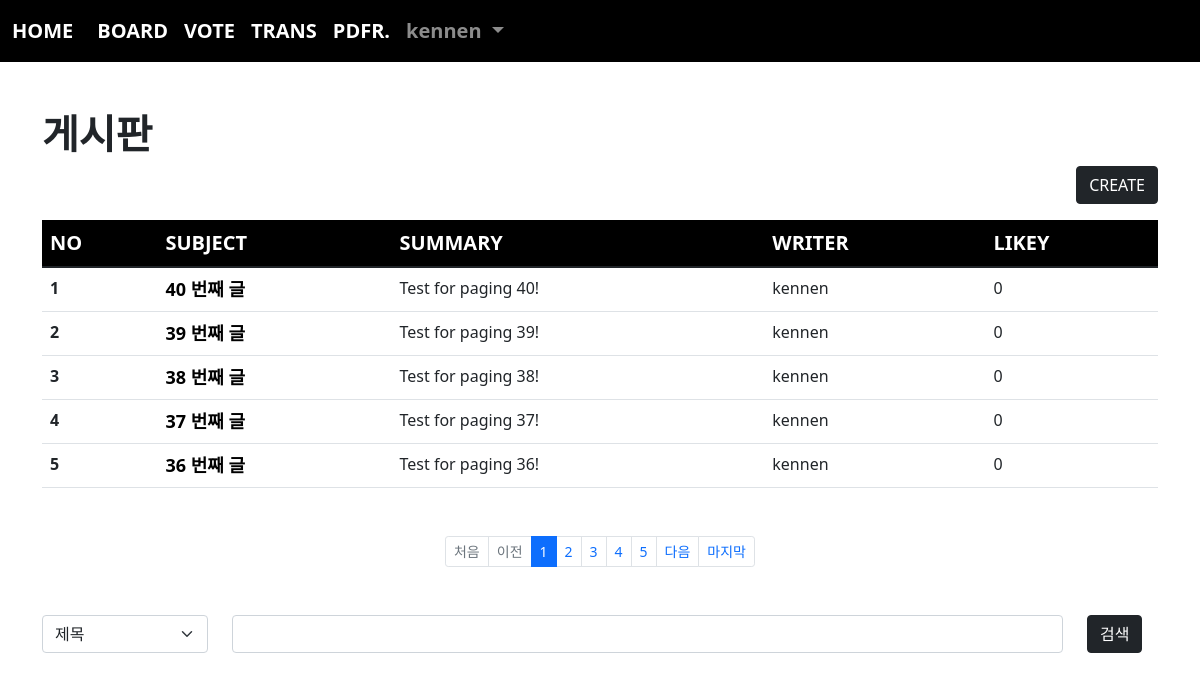
The page /board/index/ (signed in) on the database its author committed.
### acc/models.py (models this page shows, shortened)
class User(AbstractUser):
    comment = models.TextField()
    point = models.IntegerField(default=0)
    age = models.IntegerField(default=0)
    pic = models.ImageField(upload_to="user/%y/%m")

### board/models.py (models this page shows, shortened)
class Board(models.Model):
    subject = models.CharField(max_length=100)
    writer = models.ForeignKey(User, on_delete=models.CASCADE, related_name="writer")
    content = models.TextField()
    likey = models.ManyToManyField(User, blank=True, related_name="likey")
    pubdate = models.DateTimeField()
    def summary(self):
        if len(self.content) > 100:
            return f"{self.content[:100]}   ..."
        return self.content

### board/views.py (the view)
# urls.py: path('index/', views.index, name="index"),
def index(request):
    pg = request.GET.get("page", 1)
    cate = request.GET.get("cate", "")
    kw = request.GET.get("kw", "")
    if kw:
        if cate == "sub":
            b = Board.objects.filter(subject__startswith=kw)
        elif cate == "wri":
            try:
                from acc.models import User
                u = User.objects.get(username=kw)
                b = Board.objects.filter(writer=u)
            except:
                b = Board.objects.none()
        elif cate == "con":
            b = Board.objects.filter(content__contains=kw)
        else:
            b = Board.objects.all()
    else:
        b = Board.objects.all()
    b = b.order_by('-pubdate')
    pag = Paginator(b,5)
    obj = pag.get_page(pg)
    context = {
        "bset": obj,
        "cate": cate,
        "kw": kw
    }
    return render(request, "board/index.html", context)

### templates/board/index.html (shortened to what this page needs)
{% extends 'base.html' %}
{% block con %}
{% load mathfilters %}
    <div class="container mt-5 mb-5">
        <h1><b>게시판</b></h1>
        <div class="text-end">
            <a href="{% url 'board:create' %}" class="btn btn-dark">CREATE</a>
        </div>
        <table class="table mt-3">
            <thead style="background-color: black; color:white; font-size: 20px;">
                <tr>
                    <th scope="col">NO</th>
                    <th scope="col">SUBJECT</th>
                    <th scope="col">SUMMARY</th>
                    <th scope="col">WRITER</th>
                    <th scope="col">LIKEY</th>
                </tr>
            </thead>
            <tbody>
                {% if bset %}
                    {% for i in bset %}
                        <tr>
                            <th scope="row">{{ bset.start_index|add:forloop.counter0 }}</th>
                            <td><a class="sub" href="{% url 'board:detail' i.id %}">{{ i.subject }}</a></td>
                            <td>{{ i.summary }}</td>
                            <td>{{ i.writer }}</td>
                            <td>{{ i.likey.all.count }}</td>
                        </tr>
                    {% endfor %}
                {% endif %}
            </tbody>
        </table>
        <nav aria-label="Page navigation example" class="mt-5">
            <ul class="pagination justify-content-center pagination-sm">
                {% if bset.has_previous %}
                    <li class="page-item"><a class="page-link" href="{% url 'board:index' %}?page=1&cate={{cate}}&kw={{kw}}">처음</a></li>
                    <li class="page-item"><a class="page-link" href="{% url 'board:index' %}?page={{ bset.previous_page_number }}&cate={{cate}}&kw={{kw}}">이전</a></li>
                {% else %}
                    <li class="page-item disabled"><a class="page-link">처음</a></li>
                    <li class="page-item disabled"><a class="page-link">이전</a></li>
                {% endif %}
                {% for i in bset.paginator.page_range %}
                    {% if i >= bset.number|sub:5 and bset.number|add:4 >= i %}
                        <li class="page-item {% if bset.number == i %}active{% endif %}"><a class="page-link" href="{% url 'board:index' %}?page={{i}}&cate={{cate}}&kw={{kw}}">{{i}}</a></li>
                    {% endif %}
                {% endfor %}
                {% if bset.has_next %}
                    <li class="page-item"><a class="page-link" href="{% url 'board:index' %}?page={{ bset.next_page_number }}&cate={{cate}}&kw={{kw}}">다음</a></li>
                    <li class="page-item"><a class="page-link" href="{% url 'board:index' %}?page={{ bset.paginator.num_pages }}&cate={{cate}}&kw={{kw}}">마지막</a></li>
                {% else %}
                    <li class="page-item disabled"><a class="page-link">다음</a></li>
                    <li class="page-item disabled"><a class="page-link">마지막</a></li>
                {% endif %}
            </ul>
        </nav>
        <form>
            <div class="row mt-5 mb-5">
                <div class="col-lg-2">
                    <select name="cate" class="form-select" aria-label="Default select example">
                        <option value="sub" {% if cate == 'sub' %} selected {% endif %}>제목</option>
                    </select>
                </div>
                <div class="col-lg-9">
                    <input type="text" class="form-control" name="kw" value="{{kw}}">
                </div>
                <div class="col-lg-1">
                    <button class="btn btn-dark">검색</button>
                </div>
            </div>
        </form>
    </div>
{% endblock %}

### templates/base.html (shortened to what this page needs)
<!doctype html>
<html lang="en">
    <head>
        <link href="https://cdn.jsdelivr.net/npm/bootstrap@5.1.3/dist/css/bootstrap.min.css" rel="stylesheet">
    </head>
    <body>
        {% if user.is_authenticated %}
            <nav class="navbar navbar-expand-lg navbar-dark" style="background-color: rgb(0, 0, 0); font-size: 20px; font-weight: bold;">
                <div class="container-fluid">
                    <a class="navbar-brand" href="{% url 'acc:index' %}">HOME</a>
                    <div class="collapse navbar-collapse" id="navbarSupportedContent">
                        <ul class="navbar-nav me-auto mb-2 mb-lg-0">
                            <li class="nav-item">
                                <a class="nav-link active" aria-current="page" href="{% url 'board:index' %}">BOARD</a>
                            </li>
                            <li class="nav-item">
                                <a class="nav-link active" aria-current="page" href="{% url 'vote:index' %}">VOTE</a>
                            </li>
                            <li class="nav-item">
                                <a class="nav-link active" aria-current="page" href="{% url 'trans:index' %}">TRANS</a>
                            </li>
                            <li class="nav-item">
                                <a class="nav-link active" aria-current="page" href="{% url 'pdfread:index' %}">PDFR.</a>
                            </li>
                            <li class="nav-item dropdown">
                                <a class="nav-link dropdown-toggle" href="#" id="navbarDropdown" role="button" data-bs-toggle="dropdown" aria-expanded="false">
                                    {{ user }}
                                </a>
                            </li>
                        </ul>
                    </div>
                </div>
            </nav>
        {% endif %}
        {% if user.is_authenticated %}
            {% block con %}{% endblock %}
        {% endif %}
    </body>
</html>

### templates/board/index.html (style rules this page uses)
a.sub { text-decoration: none; font-size: 18px; color:black; font-weight: bold; }

### rows shown on the page
User: username "kennen"
Board: start_index|add "1", subject "40 번째 글", summary "Test for paging 40!", writer "kennen", likey.all.count "0"
Board: start_index|add "2", subject "39 번째 글", summary "Test for paging 39!", writer "kennen", likey.all.count "0"
Board: start_index|add "3", subject "38 번째 글", summary "Test for paging 38!", writer "kennen", likey.all.count "0"
Board: start_index|add "4", subject "37 번째 글", summary "Test for paging 37!", writer "kennen", likey.all.count "0"
Board: start_index|add "5", subject "36 번째 글", summary "Test for paging 36!", writer "kennen", likey.all.count "0"

### other values the page prints
{{ i }} "1" "2" "3" "4" "5"
